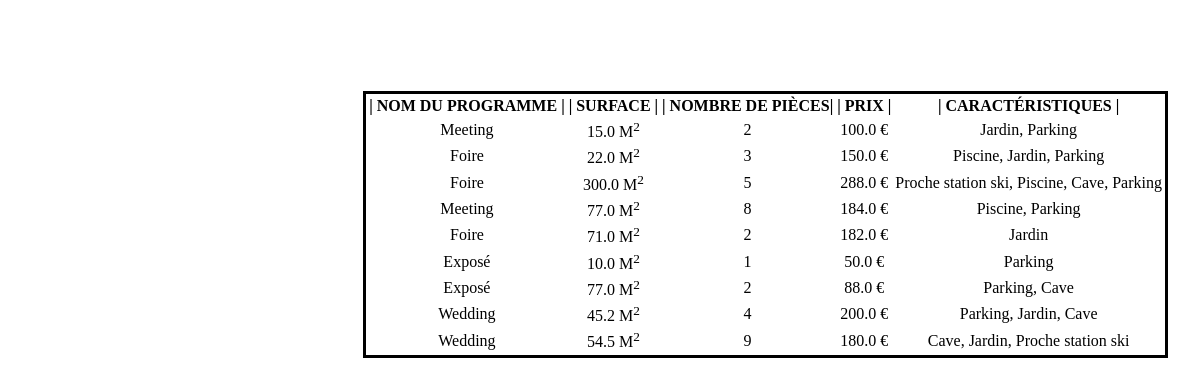
Page /list_appartement_active/ on the committed database.
### prog_immobilier/models.py (models this page shows, shortened)
class Appartement(models.Model):
    Proche_station_ski = "Proche station ski"
    Piscine = "Piscine"
    Jardin = "Jardin"
    Cave = "Cave"
    Parking = "Parking"
    choix = (
        (Proche_station_ski, "Proche station ski"),
        (Piscine, "Piscine"),
        (Jardin, "Jardin"),
        (Cave, "Cave"),
        (Parking, "Parking"),
    )
    surface = models.FloatField()
    prix = models.FloatField()
    nombre_piece = models.IntegerField()
    list_caracteristiques = MultiSelectField(choices=choix, max_length=200)
    program = models.ForeignKey(Programme_immobilier, on_delete=models.CASCADE)

class Programme_immobilier(models.Model):
    nom_prog = models.CharField(
        primary_key=True, max_length=100, blank=False, unique=True
    )
    is_active = models.BooleanField()
    def __str__(self) -> str:
        return f"{self.nom_prog}"

### prog_immobilier/views.py (the view)
# urls.py: path("list_appartement_active/", list_appartement, name="list_appart_active"),
def list_appartement(request) -> str:
    appart_active_prog = Appartement.objects.filter(program__is_active=True)
    return render(
        request,
        "prog_immobilier/querysets.html",
        {"appart_active_prog": appart_active_prog},
    )

### prog_immobilier/templates/prog_immobilier/querysets.html (shortened to what this page needs)
<!DOCTYPE html>
<html lang="en">
  <head>
  </head>
  <body>
    <a href="/">
      <img
        src="https://thumbs.dreamstime.com/b/back-glassy-green-round-button-isolated-abstract-illustration-97910012.jpg"
        alt=""
      />
    </a>
    <div class="container">
      <table style="border: solid">
        <tr>
          <th>| NOM DU PROGRAMME |</th>
          <th>| SURFACE |</th>
          <th>| NOMBRE DE PIÈCES|</th>
          <th>| PRIX |</th>
          <th>| CARACTÉRISTIQUES |</th>
        </tr>
        {% for queryset in appart_active_prog %}
        <tr>
          <td>{{queryset.program}}</td>
          <td>{{queryset.surface}} M<sup>2</sup></td>
          <td>{{queryset.nombre_piece}}</td>
          <td>{{queryset.prix}} €</td>
          <td>{{queryset.list_caracteristiques}}</td>
        </tr>
        {% endfor %}
      </table>
    </div>
</html>

### prog_immobilier/templates/prog_immobilier/querysets.html (style rules this page uses)
.container { background-color: bisques; text-align: center; display: flex; padding-top: 5%; padding-left: 30%; }
img { height: 50px; width: 50px; text-align: center; display: flex; padding-left: 49%; padding-top: 2%; max-width: 100%; width: 5%; height: auto; }

### rows in the picture
Appartement: program "Meeting", surface "15.0", nombre_piece "2", prix "100.0", list_caracteristiques "Jardin, Parking"
Appartement: program "Foire", surface "22.0", nombre_piece "3", prix "150.0", list_caracteristiques "Piscine, Jardin, Parking"
Appartement: program "Foire", surface "300.0", nombre_piece "5", prix "288.0", list_caracteristiques "Proche station ski, Piscine, Cave, Parking"
Appartement: program "Meeting", surface "77.0", nombre_piece "8", prix "184.0", list_caracteristiques "Piscine, Parking"
Appartement: program "Foire", surface "71.0", nombre_piece "2", prix "182.0", list_caracteristiques "Jardin"
Appartement: program "Exposé", surface "10.0", nombre_piece "1", prix "50.0", list_caracteristiques "Parking"
Appartement: program "Exposé", surface "77.0", nombre_piece "2", prix "88.0", list_caracteristiques "Parking, Cave"
Appartement: program "Wedding", surface "45.2", nombre_piece "4", prix "200.0", list_caracteristiques "Parking, Jardin, Cave"
Appartement: program "Wedding", surface "54.5", nombre_piece "9", prix "180.0", list_caracteristiques "Cave, Jardin, Proche station ski"
